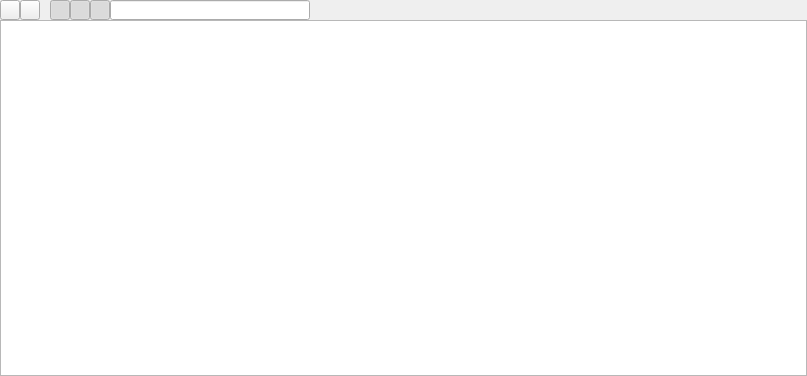
<?xml version="1.0" encoding="UTF-8"?>
<ui version="4.0">
 <class>LoggerEditor</class>
 <widget class="QWidget" name="LoggerEditor">
  <property name="geometry">
   <rect>
    <x>0</x>
    <y>0</y>
    <width>807</width>
    <height>376</height>
   </rect>
  </property>
  <property name="windowTitle">
   <string>Logger</string>
  </property>
  <layout class="QVBoxLayout" name="verticalLayout">
   <property name="spacing">
    <number>0</number>
   </property>
   <property name="leftMargin">
    <number>0</number>
   </property>
   <property name="topMargin">
    <number>0</number>
   </property>
   <property name="rightMargin">
    <number>0</number>
   </property>
   <property name="bottomMargin">
    <number>0</number>
   </property>
   <item>
    <widget class="QWidget" name="title_bar" native="true">
     <layout class="QHBoxLayout" name="horizontalLayout">
      <property name="spacing">
       <number>0</number>
      </property>
      <property name="leftMargin">
       <number>0</number>
      </property>
      <property name="topMargin">
       <number>0</number>
      </property>
      <property name="rightMargin">
       <number>0</number>
      </property>
      <property name="bottomMargin">
       <number>0</number>
      </property>
      <item>
       <widget class="QToolButton" name="clear">
        <property name="minimumSize">
         <size>
          <width>20</width>
          <height>20</height>
         </size>
        </property>
        <property name="maximumSize">
         <size>
          <width>20</width>
          <height>20</height>
         </size>
        </property>
        <property name="toolTip">
         <string>clear all messages</string>
        </property>
        <property name="text">
         <string/>
        </property>
       </widget>
      </item>
      <item>
       <widget class="QToolButton" name="merge">
        <property name="minimumSize">
         <size>
          <width>20</width>
          <height>20</height>
         </size>
        </property>
        <property name="maximumSize">
         <size>
          <width>20</width>
          <height>20</height>
         </size>
        </property>
        <property name="toolTip">
         <string>merge the same messages</string>
        </property>
        <property name="text">
         <string/>
        </property>
        <property name="checkable">
         <bool>true</bool>
        </property>
       </widget>
      </item>
      <item>
       <spacer name="horizontalSpacer_2">
        <property name="orientation">
         <enum>Qt::Horizontal</enum>
        </property>
        <property name="sizeType">
         <enum>QSizePolicy::Fixed</enum>
        </property>
        <property name="sizeHint" stdset="0">
         <size>
          <width>10</width>
          <height>20</height>
         </size>
        </property>
       </spacer>
      </item>
      <item>
       <widget class="QToolButton" name="error">
        <property name="minimumSize">
         <size>
          <width>20</width>
          <height>20</height>
         </size>
        </property>
        <property name="maximumSize">
         <size>
          <width>20</width>
          <height>20</height>
         </size>
        </property>
        <property name="toolTip">
         <string>error message is displayed</string>
        </property>
        <property name="text">
         <string/>
        </property>
        <property name="checkable">
         <bool>true</bool>
        </property>
        <property name="checked">
         <bool>true</bool>
        </property>
       </widget>
      </item>
      <item>
       <widget class="QToolButton" name="warning">
        <property name="minimumSize">
         <size>
          <width>20</width>
          <height>20</height>
         </size>
        </property>
        <property name="maximumSize">
         <size>
          <width>20</width>
          <height>20</height>
         </size>
        </property>
        <property name="toolTip">
         <string>warning message is displayed</string>
        </property>
        <property name="text">
         <string/>
        </property>
        <property name="checkable">
         <bool>true</bool>
        </property>
        <property name="checked">
         <bool>true</bool>
        </property>
       </widget>
      </item>
      <item>
       <widget class="QToolButton" name="info">
        <property name="minimumSize">
         <size>
          <width>20</width>
          <height>20</height>
         </size>
        </property>
        <property name="maximumSize">
         <size>
          <width>20</width>
          <height>20</height>
         </size>
        </property>
        <property name="toolTip">
         <string>info message is displayed</string>
        </property>
        <property name="text">
         <string/>
        </property>
        <property name="checkable">
         <bool>true</bool>
        </property>
        <property name="checked">
         <bool>true</bool>
        </property>
       </widget>
      </item>
      <item>
       <widget class="QLineEdit" name="search">
        <property name="sizePolicy">
         <sizepolicy hsizetype="Fixed" vsizetype="Fixed">
          <horstretch>0</horstretch>
          <verstretch>0</verstretch>
         </sizepolicy>
        </property>
        <property name="minimumSize">
         <size>
          <width>200</width>
          <height>20</height>
         </size>
        </property>
        <property name="maximumSize">
         <size>
          <width>200</width>
          <height>20</height>
         </size>
        </property>
        <property name="toolTip">
         <string>search for messages</string>
        </property>
        <property name="clearButtonEnabled">
         <bool>true</bool>
        </property>
       </widget>
      </item>
      <item>
       <spacer name="horizontalSpacer">
        <property name="orientation">
         <enum>Qt::Horizontal</enum>
        </property>
        <property name="sizeHint" stdset="0">
         <size>
          <width>494</width>
          <height>20</height>
         </size>
        </property>
       </spacer>
      </item>
     </layout>
    </widget>
   </item>
   <item>
    <widget class="QListView" name="list">
     <property name="autoScrollMargin">
      <number>20</number>
     </property>
     <property name="editTriggers">
      <set>QAbstractItemView::NoEditTriggers</set>
     </property>
     <property name="iconSize">
      <size>
       <width>0</width>
       <height>20</height>
      </size>
     </property>
     <property name="resizeMode">
      <enum>QListView::Fixed</enum>
     </property>
     <property name="spacing">
      <number>2</number>
     </property>
    </widget>
   </item>
  </layout>
 </widget>
 <resources/>
 <connections/>
</ui>
